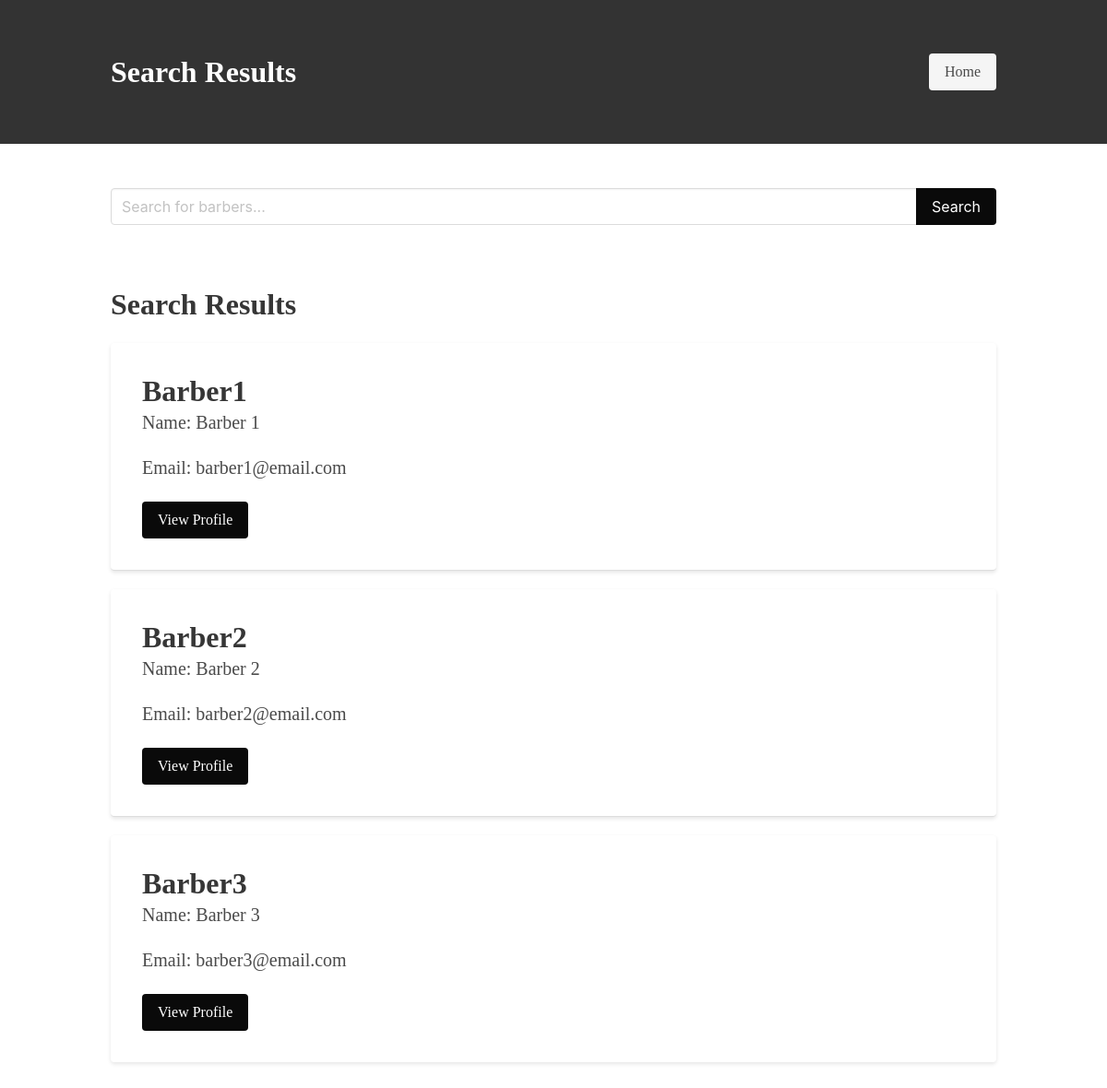
The page /search-barbers/ on the database its author committed.
### LineUp/Barber/models.py (models this page shows, shortened)
class Barber(models.Model):
    user = models.OneToOneField(User, on_delete=models.CASCADE, primary_key=True)
    work_start_time = models.TimeField(default=time(9, 0))  # Default to 9:00 AM
    work_end_time = models.TimeField(default=time(17, 0))   # Default to 5:00 PM
    affiliation_code = models.CharField(max_length=10, blank=True, null=True)

class User(AbstractUser):
    is_customer = models.BooleanField(default=False)
    is_barber = models.BooleanField(default=False)
    is_owner = models.BooleanField(default=False)
    email = models.EmailField(unique=True)
    profile_pic = models.ImageField(upload_to='uploads/', default='images/customer.JPG')
    first_name = models.CharField(max_length=30, blank=True)
    last_name = models.CharField(max_length=30, blank=True)
    phone_num = models.CharField(max_length=12, blank=True)
    slug = AutoSlugField(populate_from='username', unique=True)

### LineUp/Barber/views.py (the view)
# urls.py: path('search-barbers/', views.search_barbers, name='search_barbers'),
def search_barbers(request):
    query = request.GET.get('query', '')
    if query:
        barbers = Barber.objects.filter(user__username__icontains=query)
    else:
        barbers = Barber.objects.all()
    context = {
        'barbers': barbers,
        'query': query  # Include the query in the context to display it in the search bar
    }
    return render(request, 'Barber/search_template.html', context)

### LineUp/Barber/templates/Barber/search_template.html (shortened to what this page needs)
<!DOCTYPE html>
<html lang="en">
<head>
    <link rel="stylesheet" href="https://cdn.jsdelivr.net/npm/bulma@0.9.3/css/bulma.min.css">
</head>
<body>
    <section class="hero is-danger">
        <div class="hero-body">
            <div class="container">
                <div class="columns is-vcentered">
                    <div class="column">
                        <h1 class="title has-text-white">Search Results</h1>
                    </div>
                    <div class="column has-text-right">
                        <a href="{% url 'index' %}" class="button is-light">Home</a>
                    </div>
                </div>
            </div>
        </div>
    </section>
    <section class="section">
        <div class="container">
            <form action="{% url 'search_barbers' %}" method="get">
                <div class="field has-addons">
                    <div class="control is-expanded">
                        <input class="input" type="text" name="query" value="{{ query }}" placeholder="Search for barbers...">
                    </div>
                    <div class="control">
                        <button class="button is-black" type="submit">Search</button>
                    </div>
                </div>
            </form>
        </div>
    </section>
    <section class="search-results">
        <div class="container">
            <h1 class="title">Search Results</h1>
            {% if barbers %}
                {% for barber in barbers %}
                    <div class="card search-item">
                        <div class="card-content">
                            <p class="title">{{ barber.user.username }}</p>
                            <p class="subtitle">Name: {{barber.user.get_full_name}}</p>
                            <p class="subtitle">Email: {{ barber.user.email}}</p>
                            <a href="{% url 'barberProfileView' slug=barber.user.slug %}" class="button is-black">View Profile</a>
                        </div>
                    </div>
                {% endfor %}
            {% else %}
                <p>No barbers found for your query.</p>
            {% endif %}
        </div>
    </section>
</body>
</html>

### LineUp/Barber/templates/Barber/search_template.html (style rules this page uses)
body { font-family: "Garamond", serif; background-color: white; color: #333; }
.hero.is-danger { background-color: #333; color: white; padding: 10px 0; }
.card { box-shadow: 0 2px 4px rgba(0, 0, 0, 0.1); margin-bottom: 20px; }
.button { background-color: black; color: white; border-color: black; }
.search-results { padding: 20px; }
.search-item { padding: 10px; border-bottom: 1px solid #ddd; }
.search-item:last-child { border-bottom: none; }

### rows shown on the page
Barber: user.username "Barber1", user.get_full_name "Barber 1", user.email "barber1@email.com"
Barber: user.username "Barber2", user.get_full_name "Barber 2", user.email "barber2@email.com"
Barber: user.username "Barber3", user.get_full_name "Barber 3", user.email "barber3@email.com"
